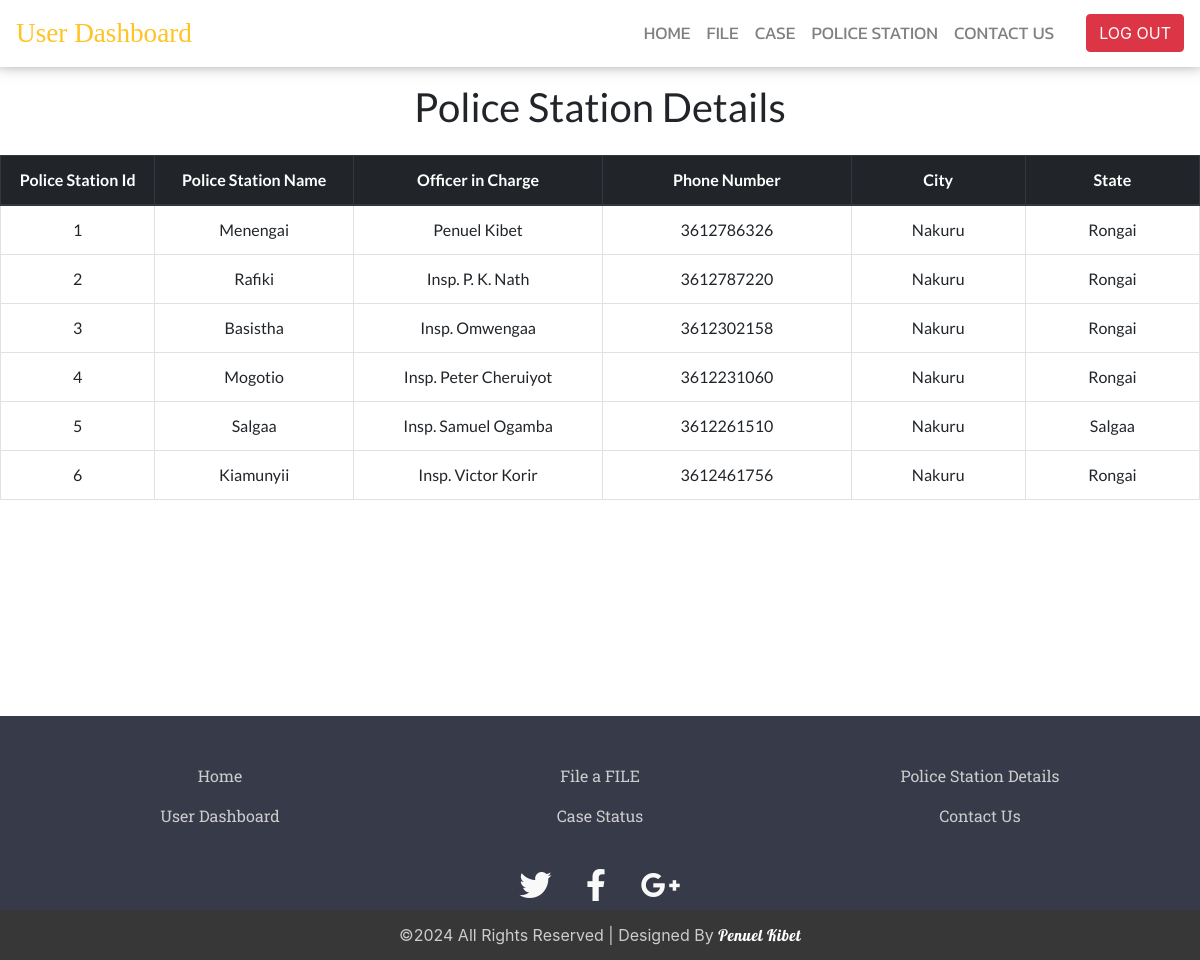
The app's page /dashboard/user_dashboard_menus/ps.php with its own data.
### tables this page shows
CREATE TABLE `police_station` (
  `ps_id` varchar(30) NOT NULL,
  `ps_name` text NOT NULL,
  `oc_name` text NOT NULL,
  `ps_ph` bigint(100) NOT NULL,
  `ps_city` text NOT NULL,
  `state` text NOT NULL
);

### dashboard/user_dashboard_menus/ps.php (the view, shortened to what this page needs)
<!DOCTYPE html>
<html>
<head>
  <link rel="stylesheet" href="https://use.fontawesome.com/releases/v5.8.1/css/all.css">
	<link rel="stylesheet" href="https://maxcdn.bootstrapcdn.com/bootstrap/4.0.0/css/bootstrap.min.css">
	<link rel="stylesheet" type="text/css" href="ps_style.css">
</head>
<body>
		<nav class="navbar navbar-expand-lg navbar-light sticky-top navbar-custom">
			<a class="navbar-brand" href="#">User Dashboard</a>
			<div class="collapse navbar-collapse" id="navbarSupportedContent">
				<ul class="navbar-nav mr-auto w-100 justify-content-end px-4">
					<li class="nav-item active"><a href="../user_dashboard.php" class="nav-link" >HOME</a></li>
					<li class="nav-item"><a href="fir.php" class="nav-link">FILE</a></li>
					<li class="nav-item"><a href="case.php" class="nav-link">CASE</a></li>
					<li class="nav-item"><a href="ps.php" class="nav-link">POLICE STATION</a></li>
					<li class="nav-item "><a href="contact.php" class="nav-link">CONTACT US</a></li>
				</ul>
				<a href="../../php/user_logout.php"><button type="button" class="btn btn-danger" >LOG OUT</button></a>
			</div>
		</nav>
		<div class="content">
			<div class="table-scrol">
        <h1 id="ps_header_text"  class="py-3" align="center">Police Station Details</h1>
        <div class="table-responsive">
            <table class="table table-bordered text-center table-hover">
                <thead class="thead-dark">
                  <tr >
                      <th style="width:6%">Police Station Id</th>
                      <th style="width:8%">Police Station Name</th>
                      <th style="width:10%">Officer in Charge</th>
                      <th style="width:10%">Phone Number</th>
                      <th style="width:7%">City</th>
                      <th style="width:7%">State</th>
                  </tr>
                </thead>
<?php
        include("../admin_dashboard_menus/connectioni.php");
        $view_users_query="select * from police_station";
        $run=mysqli_query($con,$view_users_query);
        while($row=mysqli_fetch_array($run))
        {
        $ps_id=$row[0];
        $ps_name=$row[1];
        $oc_name=$row[2];
        $ps_ph=$row[3];
        $ps_city=$row[4];
        $state=$row[5];
?>
<tr>
            <td><?php echo $ps_id;  ?></td>
            <td><?php echo $ps_name;  ?></td>
            <td><?php echo $oc_name;  ?></td>
            <td><?php echo $ps_ph;  ?></td>
            <td><?php echo $ps_city;  ?></td>
      <td><?php echo $state;  ?></td>
        </tr>
        <?php
        }
      ?>
    </table>
    </div>
  </div>
  </div>
  <footer id="site-footer">
      <div class="container">
        <div class="row text-center custom-list">
          <div class="col-sm-4">
            <ul class="list-unstyled">
            <li><a href="../../index.php" class="nav-link">Home</a></li>
            <li><a href="../user_dashboard.php" class="nav-link">User Dashboard</a></li>
          </ul>
          </div>
          <div class="col-sm-4">
            <ul class="list-unstyled">
              <li><a href="fir.php" class="nav-link">File a FILE</a></li>
              <li><a href="case.php" class="nav-link">Case Status</a></li>
            </ul>
          </div>
          <div class="col-sm-4">
            <ul class="list-unstyled">
              <li><a href="ps.php" class="nav-link">Police Station Details</a></li>
              <li><a href="contact.php" class="nav-link">Contact Us</a></li>
            </ul>
          </div>
        </div>
      </div>
      <div class="social-networks">
        <a href="https://www.twitter.com/ocms" class="twitter"><i class="fab fa-twitter"></i></a>
        <a href="https://www.facebook.com/ocms" class="facebook"><i class="fab fa-facebook-f"></i></a>
        <a href="mailto:ocms@gmail.com?subject=Mail from Our Site" class="google"><i class="fab fa-google-plus-g"></i></a>
      </div>
      <div class="footer-copyright">
              <p>&copy;2024 All Rights Reserved | Designed By <a href="https://www.linkedin.com/in/manashjb/"><span>Penuel Kibet</span></a> </p>
          </div>
    </footer>
</body>
</html>

### dashboard/user_dashboard_menus/ps_style.css (style rules this page uses)
body { background: #ffff; min-height: 100%; position: relative; padding-bottom: 200px; }
.navbar-custom { background: #ffff; -webkit-box-shadow:0 -0.4rem 0.9rem 0.2rem rgba(0,0,0,.5); -moz-box-shadow: -0.4rem 0.9rem 0.2rem rgba(0,0,0,.5):; box-shadow:0 -0.4rem 0.9rem 0.2rem rgba(0,0,0,.5); }
#navbarSupportedContent li a { color: grey; font-family: 'Kanit', sans-serif; font-size: 1.1em; }
.navbar-brand { color: #ffc324 !important; font-family: 'Cinzel', serif; font-size: 1.7em; }
#site-footer { background-color: #373a48; color:white; height: 200px; position: absolute; left: 0 ; right: 0; bottom: 0; margin-bottom: -200px; }
#site-footer .custom-list { margin-top: 40px; color: #fff !important; }
#site-footer li a { color: #ccc; font-family: 'Roboto Slab', serif; }
#site-footer .social-networks { text-align: center; padding-top: 10px; padding-bottom: 0; }
#site-footer .social-networks a { margin-right: 5px; margin-left: 5px; font-size: 32px; color: #f9f9f9; padding: 10px; transition: 0.2s; }
#site-footer .footer-copyright { background-color: #383737; padding-top:3px; padding-bottom:3px; text-align: center; }
#site-footer .footer-copyright p { margin:10px; color: #ccc; }
#site-footer span { font-family: 'Lobster', cursive; letter-spacing: 0.5px; color: #fff; }
.content { font-family: 'Lato', sans-serif; }

### records on screen
police_station: ps_id "1", ps_name "Menengai", oc_name "Penuel Kibet", ps_ph "3612786326", ps_city "Nakuru", state "Rongai"
police_station: ps_id "2", ps_name "Rafiki", oc_name "Insp. P. K. Nath", ps_ph "3612787220", ps_city "Nakuru", state "Rongai"
police_station: ps_id "3", ps_name "Basistha", oc_name "Insp. Omwengaa", ps_ph "3612302158", ps_city "Nakuru", state "Rongai"
police_station: ps_id "4", ps_name "Mogotio", oc_name "Insp. Peter Cheruiyot", ps_ph "3612231060", ps_city "Nakuru", state "Rongai"
police_station: ps_id "5", ps_name "Salgaa", oc_name "Insp. Samuel Ogamba", ps_ph "3612261510", ps_city "Nakuru", state "Salgaa"
police_station: ps_id "6", ps_name "Kiamunyii", oc_name "Insp. Victor Korir", ps_ph "3612461756", ps_city "Nakuru", state "Rongai"
